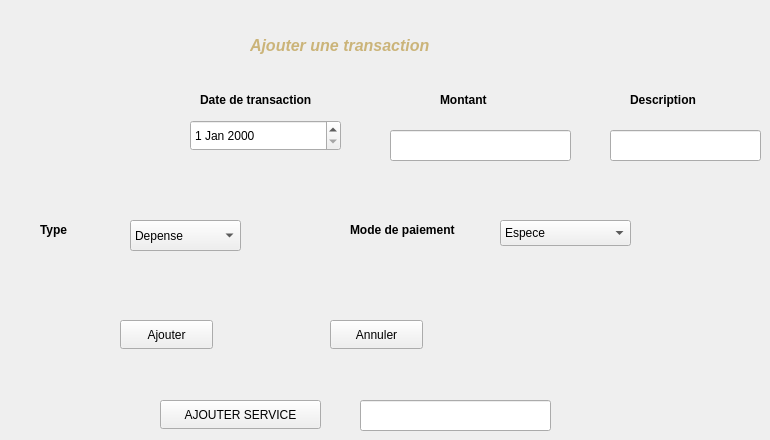
      <widget class="QWidget" name="tab_19">
       <attribute name="title">
        <string>insert</string>
       </attribute>
       <widget class="QLabel" name="label_120">
        <property name="geometry">
         <rect>
          <x>200</x>
          <y>90</y>
          <width>151</width>
          <height>20</height>
         </rect>
        </property>
        <property name="font">
         <font>
          <bold>true</bold>
         </font>
        </property>
        <property name="text">
         <string>Date de transaction</string>
        </property>
       </widget>
       <widget class="QLineEdit" name="lineEdit_Montant">
        <property name="geometry">
         <rect>
          <x>390</x>
          <y>130</y>
          <width>181</width>
          <height>31</height>
         </rect>
        </property>
       </widget>
       <widget class="QLineEdit" name="lineEdit_Desc">
        <property name="geometry">
         <rect>
          <x>610</x>
          <y>130</y>
          <width>151</width>
          <height>31</height>
         </rect>
        </property>
       </widget>
       <widget class="QLabel" name="label_121">
        <property name="geometry">
         <rect>
          <x>440</x>
          <y>90</y>
          <width>81</width>
          <height>20</height>
         </rect>
        </property>
        <property name="font">
         <font>
          <bold>true</bold>
         </font>
        </property>
        <property name="text">
         <string>Montant</string>
        </property>
       </widget>
       <widget class="QLabel" name="label_122">
        <property name="geometry">
         <rect>
          <x>630</x>
          <y>90</y>
          <width>101</width>
          <height>20</height>
         </rect>
        </property>
        <property name="font">
         <font>
          <bold>true</bold>
         </font>
        </property>
        <property name="text">
         <string>Description</string>
        </property>
       </widget>
       <widget class="QLabel" name="label_123">
        <property name="geometry">
         <rect>
          <x>40</x>
          <y>220</y>
          <width>63</width>
          <height>20</height>
         </rect>
        </property>
        <property name="font">
         <font>
          <bold>true</bold>
         </font>
        </property>
        <property name="text">
         <string>Type</string>
        </property>
       </widget>
       <widget class="QComboBox" name="comboBox_type">
        <property name="geometry">
         <rect>
          <x>130</x>
          <y>220</y>
          <width>111</width>
          <height>31</height>
         </rect>
        </property>
        <item>
         <property name="text">
          <string>Depense</string>
         </property>
        </item>
        <item>
         <property name="text">
          <string>Revenu</string>
         </property>
        </item>
       </widget>
       <widget class="QComboBox" name="comboBox_mode">
        <property name="geometry">
         <rect>
          <x>500</x>
          <y>220</y>
          <width>131</width>
          <height>26</height>
         </rect>
        </property>
        <item>
         <property name="text">
          <string>Espece</string>
         </property>
        </item>
        <item>
         <property name="text">
          <string>Virement</string>
         </property>
        </item>
       </widget>
       <widget class="QLabel" name="label_124">
        <property name="geometry">
         <rect>
          <x>350</x>
          <y>220</y>
          <width>131</width>
          <height>20</height>
         </rect>
        </property>
        <property name="font">
         <font>
          <bold>true</bold>
         </font>
        </property>
        <property name="text">
         <string>Mode de paiement</string>
        </property>
       </widget>
       <widget class="QPushButton" name="addButton">
        <property name="geometry">
         <rect>
          <x>120</x>
          <y>320</y>
          <width>93</width>
          <height>29</height>
         </rect>
        </property>
        <property name="text">
         <string>Ajouter</string>
        </property>
       </widget>
       <widget class="QPushButton" name="pushButton_17">
        <property name="geometry">
         <rect>
          <x>330</x>
          <y>320</y>
          <width>93</width>
          <height>29</height>
         </rect>
        </property>
        <property name="text">
         <string>Annuler</string>
        </property>
       </widget>
       <widget class="QLabel" name="label_119">
        <property name="geometry">
         <rect>
          <x>250</x>
          <y>20</y>
          <width>241</width>
          <height>51</height>
         </rect>
        </property>
        <property name="font">
         <font>
          <family>Arial</family>
          <pointsize>12</pointsize>
          <bold>true</bold>
         </font>
        </property>
        <property name="text">
         <string>&lt;html&gt;&lt;head/&gt;&lt;body&gt;&lt;p&gt;&lt;span style=&quot; font-style:italic; color:#cbb479;&quot;&gt;Ajouter une transaction&lt;/span&gt;&lt;/p&gt;&lt;/body&gt;&lt;/html&gt;</string>
        </property>
       </widget>
       <widget class="QDateEdit" name="dateEdit">
        <property name="geometry">
         <rect>
          <x>190</x>
          <y>120</y>
          <width>151</width>
          <height>31</height>
         </rect>
        </property>
       </widget>
       <widget class="QLabel" name="label_133">
        <property name="geometry">
         <rect>
          <x>130</x>
          <y>400</y>
          <width>181</width>
          <height>31</height>
         </rect>
        </property>
        <property name="font">
         <font>
          <bold>true</bold>
         </font>
        </property>
        <property name="text">
         <string/>
        </property>
       </widget>
       <widget class="QLineEdit" name="lineEdit_SERVICE">
        <property name="geometry">
         <rect>
          <x>360</x>
          <y>400</y>
          <width>191</width>
          <height>31</height>
         </rect>
        </property>
       </widget>
       <widget class="QPushButton" name="AJOUT_SERVICE">
        <property name="geometry">
         <rect>
          <x>160</x>
          <y>400</y>
          <width>161</width>
          <height>29</height>
         </rect>
        </property>
        <property name="text">
         <string>AJOUTER SERVICE</string>
        </property>
       </widget>
      </widget>
